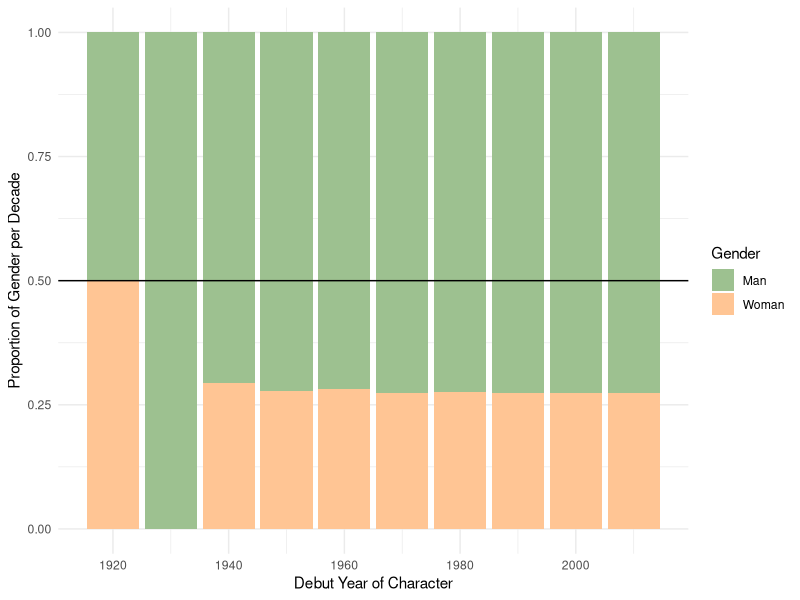
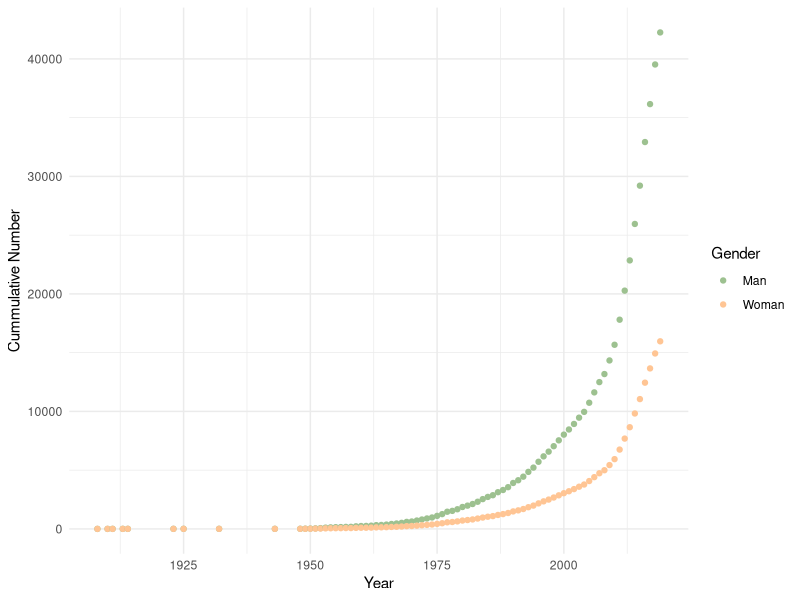
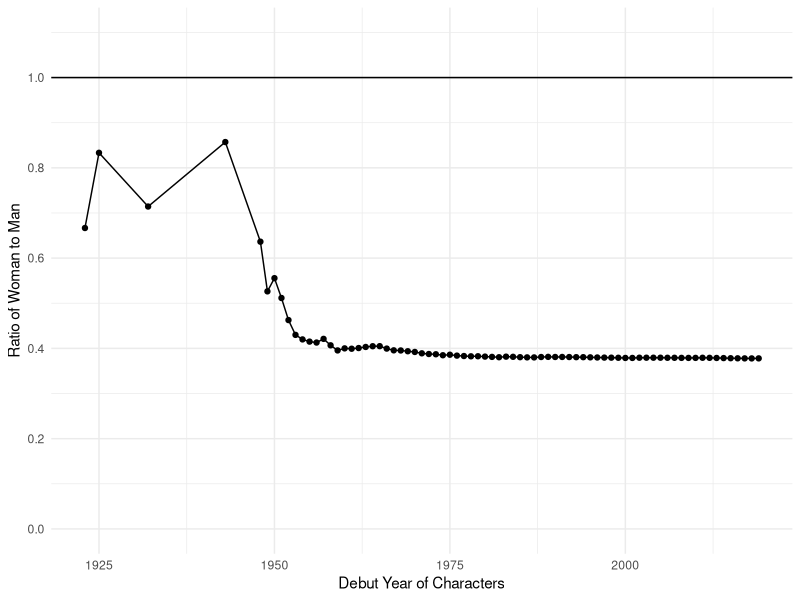
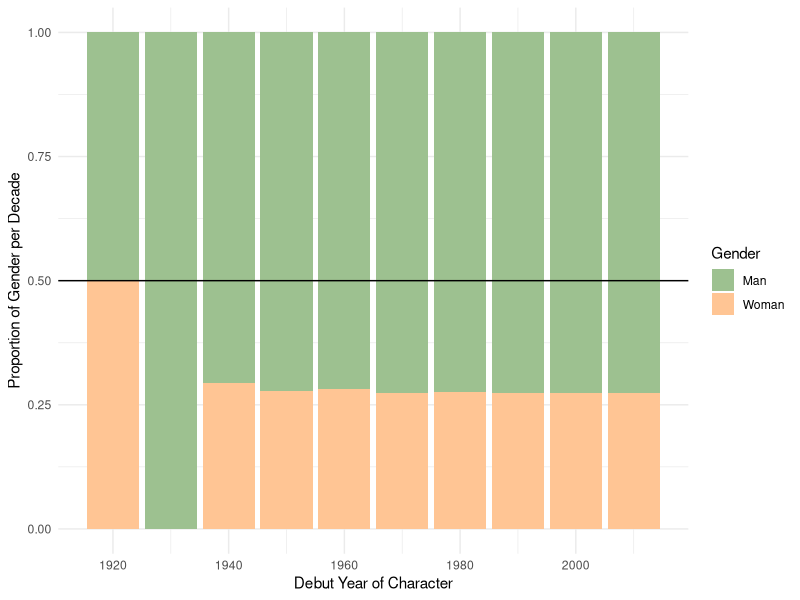
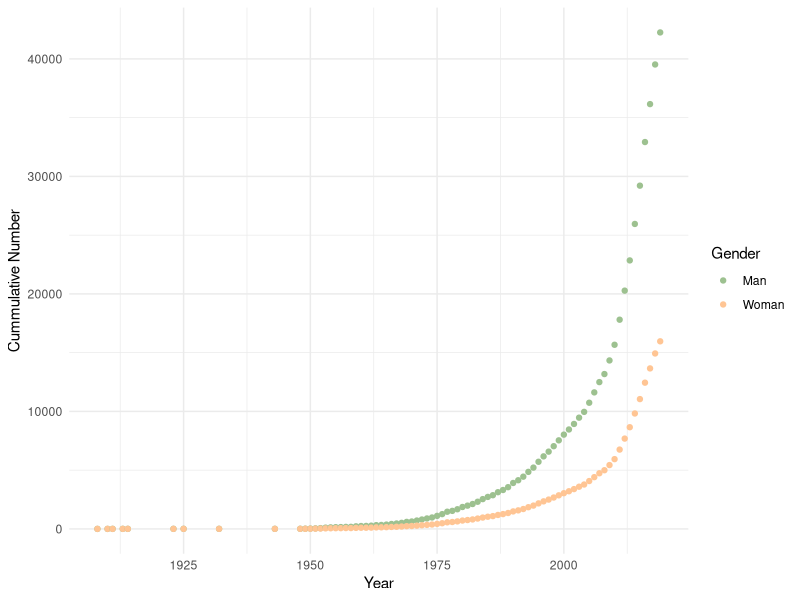
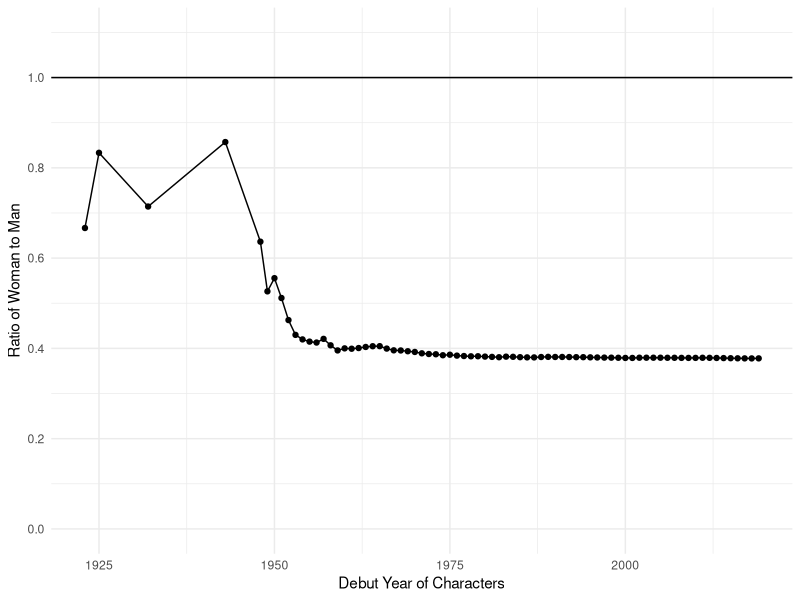

Generate these figures, in order, with R:
library(tidyverse)
library(readr)
library(ggplot2)
library(dplyr)
library(lubridate)

character_years <- read_csv("dictionary_fictional_characters_gender.csv")

#replacing girl and female with woman, male and boy with man. filtering out 
#other terms such as: cat.
filtered_years <- character_years|>
  mutate(gender = case_when(gender == 'Boy' ~ 'Man',
                            gender == 'Female' ~'Woman',
                            gender == 'Girl'~ 'Woman',
                            gender == 'Man'~ 'Man',
                            gender == 'Male'~ 'Man',
                            TRUE~ NA)) |>
  filter(gender == 'Man'| gender== 'Woman')

#groping by gender and year to be able to count the amount of instances of 
#each gender per year
number <- filtered_years |>
  ungroup() |>
  group_by(gender,start_year) |>
  count(wt = NULL,sort = FALSE) |>
  filter(start_year>1900, start_year<2020)

#filtering out years before 1919 and after 2019. Stacking the proportion of 
#instances of each gender per decade.  
number |> filter(start_year >= 1919, start_year<=2019) |>
  mutate(decade = floor(start_year / 10) * 10) |>
  group_by(decade, gender) |>
  summarize(n = sum(n)) |>
  mutate(prop = n / sum(n)) |>
  ggplot() + 
  aes(x=decade, y=prop, fill = gender) +
  geom_bar(position = position_stack(), stat= 'identity')+
  geom_hline(yintercept =0.5)+
  theme_minimal()+
  guides(fill = guide_legend('Gender'))+
  xlab('Debut Year of Character') +
  ylab('Proportion of Gender per Decade')+
  scale_fill_manual(values = c('#9dc190','#ffc594'))

ggsave('Proportion_gen_dec.pdf')

#moving the Man and Woman under gender to become their own columns. Replacing 
# NA values with 0 to be able to later on do the cumulative sum. Arrange the 
#years so that they go from oldest to most recent. After getting the cum. sum.
# moving Man and Woman back to the column gender. 
number_years1 <- number |>
  pivot_wider(names_from = gender,values_from = n )|>
  mutate(
    Man = if_else(is.na(Man), 0, Man),
    Woman = if_else(is.na(Woman), 0, Woman)
  )|>
  ungroup() |>
  arrange(start_year)|>
  na.omit()|>
  mutate(Man=cumsum(Man),
         Woman=cumsum(Woman))
  
number_years <- number_years1 |>
  pivot_longer(cols = c('Man','Woman'),names_to = 'gender',values_to = 'number') 

#plotting the cumulative value of each gender throughout the years. 
ggplot(data = number_years)+
  aes(x= start_year, y=number, color = gender)+
  geom_point()+
  guides(color = guide_legend('Gender'))+
  xlab('Year')+
  ylab('Cummulative Number')+
  scale_color_manual(values = c('#9dc190','#ffc594'))+
  theme_minimal()
  
ggsave('Cummulative_number_gender_per_year.pdf')

#calculating the ratio by dividing the cumulative Woman by the Man.
ratio_data <- number_years1 |>
  mutate(ratio =  Woman /Man)|>
  filter(start_year>=1920,start_year<=2019)

#creating scatterplot and connecting the points with a line.Adding a horizontal 
#line at ypoint 1 to show where man and woman would be equal.
ggplot(data = ratio_data)+
  aes(x=start_year,y=ratio)+
  scale_y_continuous(limits = c(0,1.1), breaks = c(0,0.2,0.4,0.6,0.8,1))+
  geom_point()+
  geom_line()+
  geom_hline(yintercept = 1)+
  theme_minimal()+
  xlab('Debut Year of Characters')+
  ylab('Ratio of Woman to Man')

ggsave('Ratio_Man_to_Woman.pdf')
